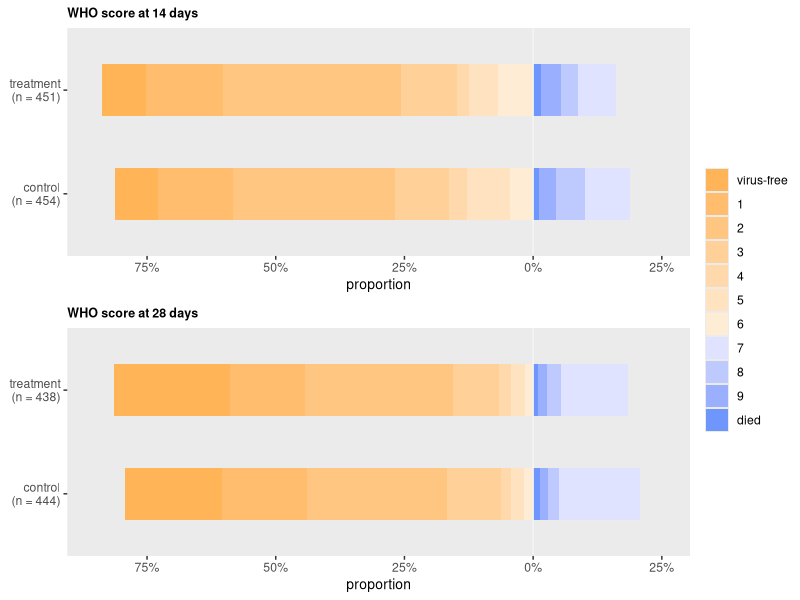

Reproduce this figure in R.
library(data.table)
library(ggplot2)
library(ggpubr)

diverge_plot <- function(dd, group, threshold = 4) {
  
  dsum <- copy(dd)
  
  dsum[, prop := N/sum(N), keyby = rx]
  dsum[, cumprop := cumsum(prop), keyby = rx]
  dsum[, cutpoint := qlogis(cumprop)]
  dsum[, cumodds := (1-cumprop)/cumprop]
  dsum[, linept := rx*(2 - 0.3) + (1 - rx)*(1 + 0.3)]
  dsum[, rx := factor(rx, labels = c("control", "treatment"))]
  
  dnames <- dsum[, sum(N), keyby = rx]
  dnames[, axislabel := paste0(rx, "\n(n = ", V1, ")")]
  dnames[, rxlabel := paste0(rx, " (n = ", V1, ")")]
  
  dsum[, axislabel := factor(rx, labels = dnames[, axislabel])]
  dsum[, rxlabel := factor(rx, labels = dnames[, rxlabel])]
  
  dsum[, WHOletter := factor(WHO, levels = 1:11, labels=letters[1:11])]
  dsum_low <- dsum[as.numeric(WHOletter) %in% c(1:threshold)]
  dsum_high <- dsum[as.numeric(WHOletter) %in% c((threshold+1):11)]
  dsum_high[, WHOletter := factor(WHOletter, levels = letters[11:(threshold + 1)])]
  
  cc_low <- scales::seq_gradient_pal("#faa226", "white")(seq(0.2, 0.8, length.out=threshold))
  cc_high <- scales::seq_gradient_pal("white", "#267efa")(seq(0.2, 0.8, length.out=(11-threshold)))
  cc <- c(cc_low, cc_high)
  
  ggplot() +
    geom_bar(
      data = dsum_low,
      aes(x = axislabel, y = -prop, fill = WHOletter),
      width = .5, stat="identity") +
    geom_bar(
      data = dsum_high,
      aes(x = axislabel, y = prop, fill = WHOletter),
      width = .5, stat="identity") +
    scale_fill_manual(values = cc, name = "WHO score", labels = c("virus-free", 1:9, "died")) +
    ylab("proportion") +
    theme(panel.grid = element_blank(),
          axis.title.y = element_blank(),
          plot.title = element_text(size = 9, face = "bold"),
          legend.title = element_blank(),
          axis.title.x = element_text(size = 10)) + 
    scale_y_continuous(limits = c(-.85,.25),
                       breaks = c(-.75, -.50, -.25, 0, 0.25),
                       labels = c("75%","50%", "25%","0%", "25%")) +
    geom_hline(yintercept = 0, color = "grey96") +
    ggtitle(group) +
    coord_flip()  
}
  
### Day 14 - full data set

contain_all_14 <- data.table(rx = rep(c(0,1), each = 11), WHO = rep(c(1:11), 2),
                      N= c(38, 66, 143, 48, 16, 38, 20, 5, 15, 26, 39,
                           39, 67, 156, 49, 11, 25, 31, 7, 17, 15, 34))


### Day 28 - full data set

contain_all_28 <- data.table(rx = rep(c(0,1), each = 11), WHO = rep(c(1:11), 2),
                          N= c(84, 73, 121, 46, 9, 11, 8, 6, 7, 9, 70,
                               99, 64, 126, 39, 10, 12, 7, 4, 8, 12, 57))

### Generate plots

p_all_14 <- diverge_plot(contain_all_14, "WHO score at 14 days", 7)
p_all_28 <- diverge_plot(contain_all_28, "WHO score at 28 days", 7)

### Combine & save

p <- ggarrange(p_all_14, p_all_28, nrow = 2, common.legend = TRUE, legend = "right")
ggsave(file = "diverge_plot_14_28_cutoff_6_7.png", plot = p, width = 6, height = 3, scale = 1.5)

